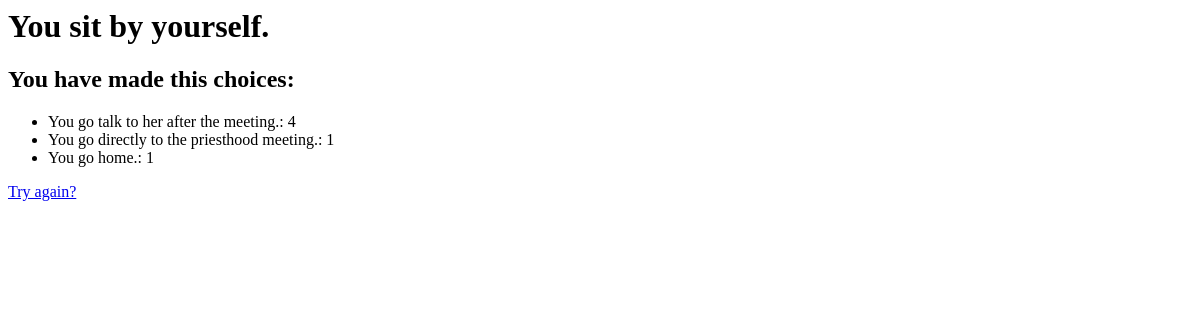
Page /3/results/ on the earlier database version.
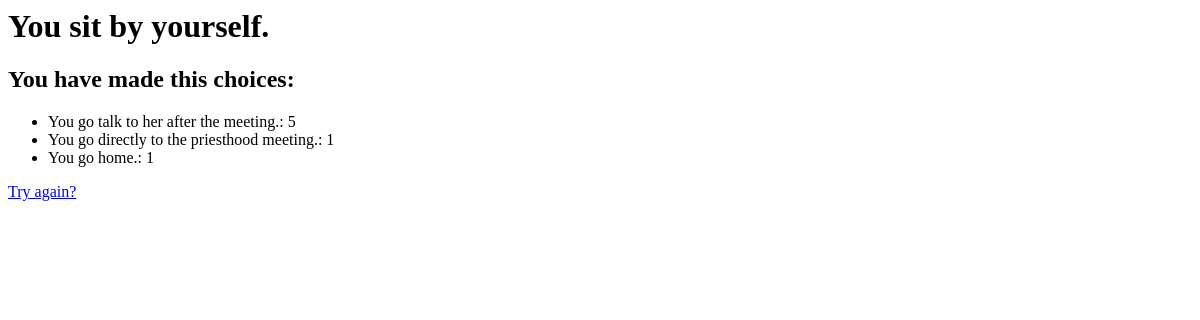
Same page on the later database version.
### polls/models.py (models this page shows, shortened)
class Choice(models.Model):
    question = models.ForeignKey(Question, on_delete=models.CASCADE)
    choice_text = models.CharField(max_length=256)
    votes = models.IntegerField(default=0)

### polls/views.py (the view)
# urls.py: path("<int:question_id>/results/", views.results, name="results"),
def results(request, question_id):
    question = get_object_or_404(Question, pk=question_id)
    return render(request, "polls/results.html", {"question": question})

### polls/templates/polls/results.html
<h1>{{ question.question_text }}</h1>
<h2>You have made this choices:</h2>
<ul>
    {% for choice in question.choice_set.all %}
    <li>{{ choice.choice_text }}: {{ choice.votes }}</li>
    {% endfor %}
</ul>
<a href="{% url 'polls:index' %}">Try again?</a>

Differences in the rows shown:
changed Choice "You go talk to her after the meeting.": votes "4" → "5"
